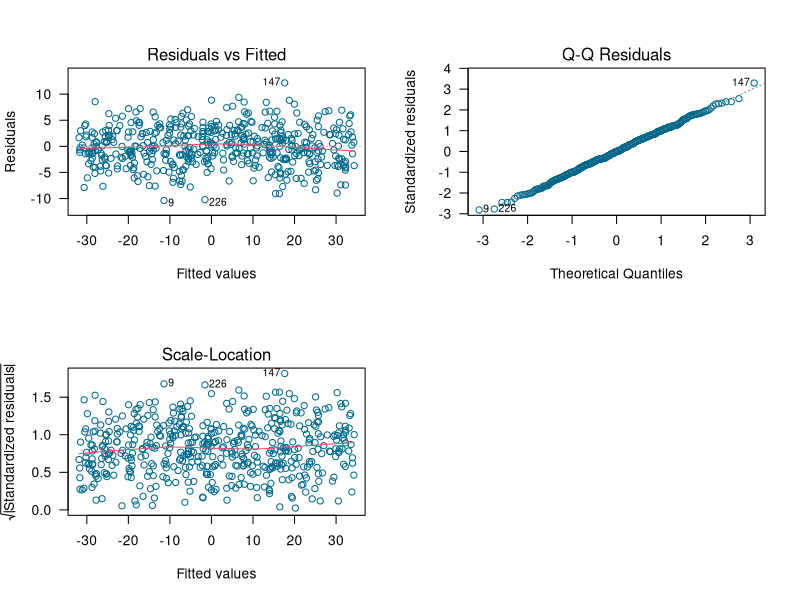
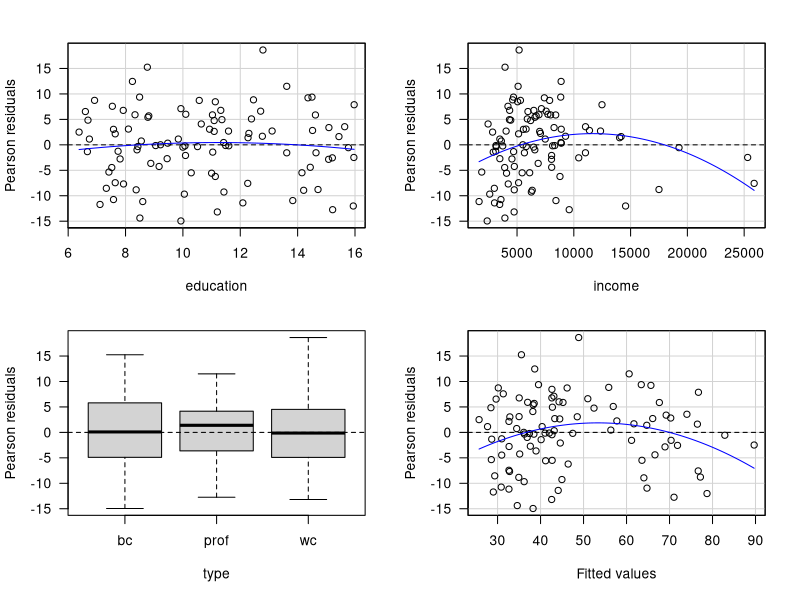
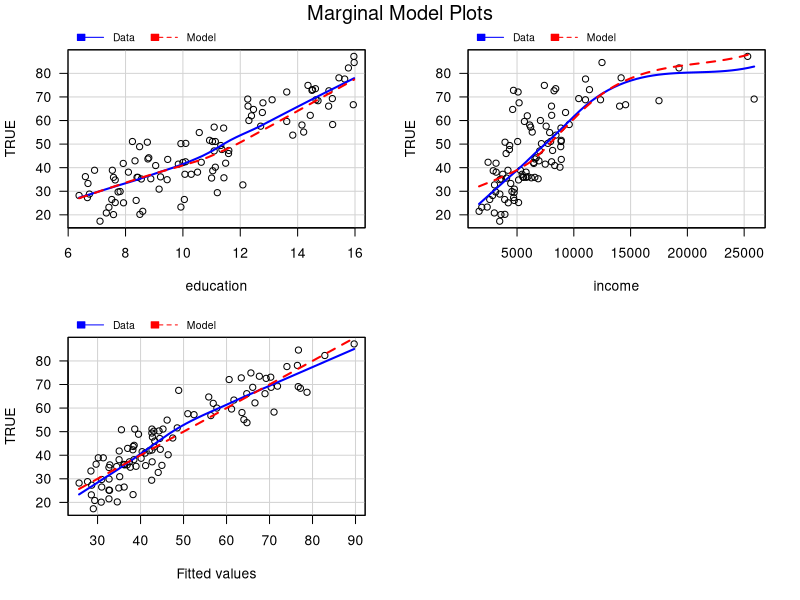
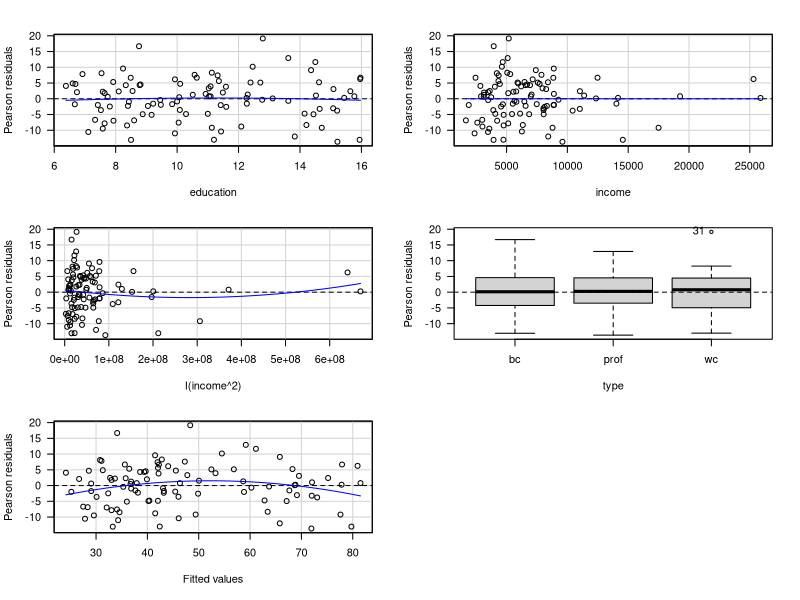

Here is the R script that generated these plots, in order:
## ---- chunk 1
x <- c(4, 6, 8, 7, 8, 5)
y <- c(1, 2, 3, 4, 5, 4)
w <- c(0.1, 0.1, 0.2, 0.1, 0.2, 0.9)
## ---- chunk 2
mod <- lm(y ~ x, weights=w)

ei <- y - fitted(mod)
pi <- ei * sqrt(mod$weights)
hii <- lm.influence(mod)$hat
di <- ei * sqrt(mod$weights) / sqrt(summary(mod)$sigma^2 * (1-hii))
ri <- ei * sqrt(mod$weights) / sqrt(lm.influence(mod)$sigma^2 * (1-hii))

cbind(ei=ei, pi=pi, di=di, ri=ri)
## ---- chunk 3
cbind(ei=residuals(mod, type='working'),
      pi=residuals(mod, type='pearson'),
      di=rstandard(mod),
      ri=rstudent(mod))
## ---- chunk 4
gen_dat <- function(n) {
  varianza <- 16
  x <- runif(n=n, min=-5, max=6)
  media <- 4 - 6 * x
  y <- rnorm(n=n, mean=media, sd=sqrt(varianza))
  marco_datos <- data.frame(y=y, x=x)
  return(marco_datos)
}

datos <- gen_dat(n=500)
mod <- lm(y ~ x, data=datos)
## ---- chunk 5
par(mfrow=c(2, 2))
plot(mod, las=1, col='deepskyblue4', which=1:3)
## ---- chunk 6
library(car)
prestige_mod1 <- lm(prestige ~ education + income + type, data=Prestige)
## ---- chunk 7
residualPlots(prestige_mod1, las=1)
## ---- chunk 8
marginalModelPlots(prestige_mod1, las=1)
## ---- chunk 9
prestige_mod2 <- lm (prestige ~ education + income + I(income^2) + type, data=Prestige)
## ---- chunk 10
residualPlots(prestige_mod2, las=1)
## ---- chunk 11
anova(prestige_mod1, prestige_mod2)
